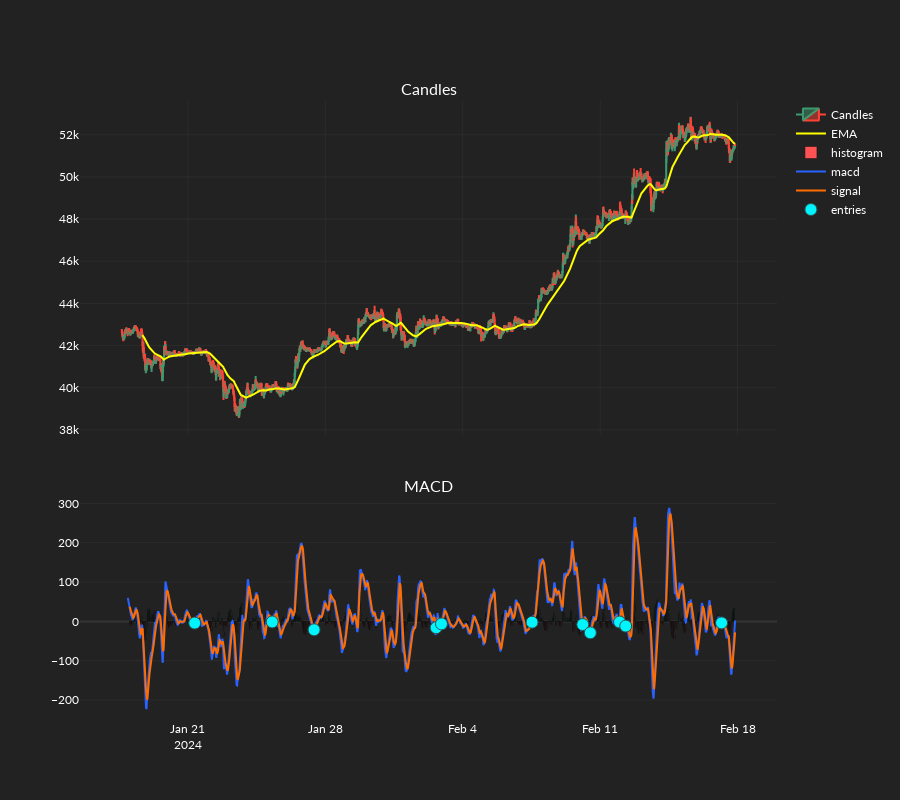
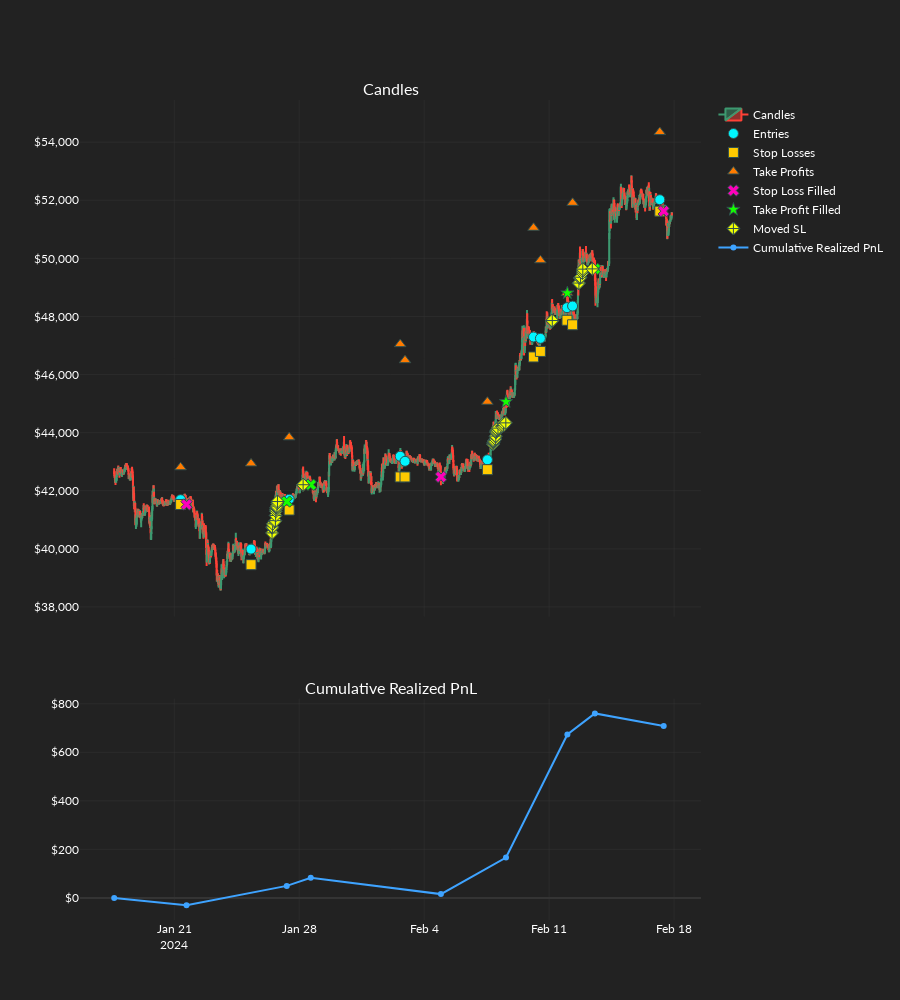

Write notebook code for charts like these, in order.
### Code cell
order_records_df = or_backtest(
    backtest_settings=backtest_settings,
    candles=candles,
    dos_arrays=dos_arrays,
    exchange_settings=exchange_settings,
    static_os=static_os,
    strategy=macd_strat,
    dos_index=7,
    ind_set_index=2,
    plot_results=True,
    logger_bool=True,
)

### Figure 1 — Plotly figure (JSON) as saved in the notebook; plotly's stock layout.template omitted (floating-point values rounded to 4 significant figures; data arrays with more than 128 entries replaced by an {"elided": "..."} marker saying what was removed)
{"data": [{"close": {"elided": "3000 float values"}, "high": {"elided": "3000 float values"}, "low": {"elided": "3000 float values"}, "name": "Candles", "open": {"elided": "3000 float values"}, "type": "candlestick", "x": {"elided": "3000 str values"}, "xaxis": "x", "yaxis": "y"}, {"line": {"color": "yellow"}, "name": "EMA", "type": "scatter", "x": {"elided": "3000 str values"}, "xaxis": "x", "y": {"elided": "3000 float values"}, "yaxis": "y"}, {"marker": {"color": {"elided": "3000 str values"}}, "name": "histogram", "type": "bar", "x": {"elided": "3000 str values"}, "xaxis": "x2", "y": {"elided": "3000 float values"}, "yaxis": "y2"}, {"line": {"color": "#2962FF"}, "name": "macd", "type": "scatter", "x": {"elided": "3000 str values"}, "xaxis": "x2", "y": {"elided": "3000 float values"}, "yaxis": "y2"}, {"line": {"color": "#FF6D00"}, "name": "signal", "type": "scatter", "x": {"elided": "3000 str values"}, "xaxis": "x2", "y": {"elided": "3000 float values"}, "yaxis": "y2"}, {"marker": {"color": "#00F6FF", "line": {"color": "DarkSlateGrey", "width": 1}, "size": 12, "symbol": "circle"}, "mode": "markers", "name": "entries", "type": "scatter", "x": {"elided": "3000 str values"}, "xaxis": "x2", "y": {"elided": "3000 float values"}, "yaxis": "y2"}], "layout": {"annotations": [{"font": {"size": 16}, "showarrow": false, "text": "Candles", "x": 0.5, "xanchor": "center", "xref": "paper", "y": 1, "yanchor": "bottom", "yref": "paper"}, {"font": {"size": 16}, "showarrow": false, "text": "MACD", "x": 0.5, "xanchor": "center", "xref": "paper", "y": 0.36, "yanchor": "bottom", "yref": "paper"}], "height": 800, "xaxis": {"anchor": "y", "domain": [0, 1], "matches": "x2", "rangeslider": {"visible": false}, "showticklabels": false}, "xaxis2": {"anchor": "y2", "domain": [0, 1]}, "yaxis": {"anchor": "x", "domain": [0.46, 1]}, "yaxis2": {"anchor": "x2", "domain": [0, 0.36]}}}

### Figure 2 — Plotly figure (JSON) as saved in the notebook; plotly's stock layout.template omitted (floating-point values rounded to 4 significant figures; data arrays with more than 128 entries replaced by an {"elided": "..."} marker saying what was removed)
{"data": [{"close": {"elided": "3000 float values"}, "high": {"elided": "3000 float values"}, "low": {"elided": "3000 float values"}, "name": "Candles", "open": {"elided": "3000 float values"}, "type": "candlestick", "x": {"elided": "3000 str values"}, "xaxis": "x", "yaxis": "y"}, {"marker": {"color": "#00F6FF", "line": {"color": "DarkSlateGrey", "width": 1}, "size": 10, "symbol": "circle"}, "mode": "markers", "name": "Entries", "type": "scatter", "x": ["2024-01-21T08:30:00", "2024-01-25T07:15:00", "2024-01-27T10:30:00", "2024-02-02T15:45:00", "2024-02-02T22:15:00", "2024-02-07T13:00:00", "2024-02-10T03:00:00", "2024-02-10T12:15:00", "2024-02-12T00:00:00", "2024-02-12T07:30:00", "2024-02-17T04:45:00"], "xaxis": "x", "y": [41690.0, 39990.0, 41705, 43190.0, 43010.0, 43065, 47290.0, 47250.0, 48303, 48360.0, 52019], "yaxis": "y"}, {"marker": {"color": "#FFCA00", "line": {"color": "DarkSlateGrey", "width": 1}, "size": 10, "symbol": "square"}, "mode": "markers", "name": "Stop Losses", "type": "scatter", "x": ["2024-01-21T08:30:00", "2024-01-25T07:15:00", "2024-01-27T10:30:00", "2024-02-02T15:45:00", "2024-02-02T22:15:00", "2024-02-07T13:00:00", "2024-02-10T03:00:00", "2024-02-10T12:15:00", "2024-02-12T00:00:00", "2024-02-12T07:30:00", "2024-02-17T04:45:00"], "xaxis": "x", "y": [41530.0, 39450.0, 41340.0, 42475, 42475, 42720.0, 46610.0, 46800.0, 47870.0, 47710.0, 51630.0], "yaxis": "y"}, {"marker": {"color": "#FF7B00", "line": {"color": "DarkSlateGrey", "width": 1}, "size": 10, "symbol": "triangle-up"}, "mode": "markers", "name": "Take Profits", "type": "scatter", "x": ["2024-01-21T08:30:00", "2024-01-25T07:15:00", "2024-01-27T10:30:00", "2024-02-02T15:45:00", "2024-02-02T22:15:00", "2024-02-07T13:00:00", "2024-02-10T03:00:00", "2024-02-10T12:15:00", "2024-02-12T00:00:00", "2024-02-12T07:30:00", "2024-02-17T04:45:00"], "xaxis": "x", "y": [42810.0, 42940.0, 43840.0, 47050.0, 46493, 45060.0, 51050.0, 49930.0, 48810.0, 51910.0, 54350.0], "yaxis": "y"}, {"marker": {"color": ["#FF00BB", "#14FF00", "#14FF00", "#FF00BB", "#14FF00", "#FF00BB"], "line": {"color": "DarkSlateGrey", "width": 1}, "size": 10, "symbol": "x"}, "mode": "markers", "name": "Stop Loss Filled", "type": "scatter", "x": ["2024-01-21T16:30:00", "2024-01-27T07:15:00", "2024-01-28T15:30:00", "2024-02-04T22:30:00", "2024-02-13T13:30:00", "2024-02-17T10:00:00"], "xaxis": "x", "y": [41530.0, 41630.0, 42210.0, 42475, 49640.0, 51630.0], "yaxis": "y"}, {"marker": {"color": "#14FF00", "line": {"color": "DarkSlateGrey", "width": 1}, "size": 10, "symbol": "star"}, "mode": "markers", "name": "Take Profit Filled", "type": "scatter", "x": ["2024-02-08T14:00:00", "2024-02-12T00:30:00"], "xaxis": "x", "y": [45060.0, 48810.0], "yaxis": "y"}, {"marker": {"color": "#F1FF00", "line": {"color": "DarkSlateGrey", "width": 1}, "size": 10, "symbol": "diamond-cross"}, "mode": "markers", "name": "Moved SL", "type": "scatter", "x": ["2024-01-26T11:30:00", "2024-01-26T11:45:00", "2024-01-26T12:00:00", "2024-01-26T12:15:00", "2024-01-26T15:00:00", "2024-01-26T16:00:00", "2024-01-26T16:15:00", "2024-01-26T16:30:00", "2024-01-26T16:45:00", "2024-01-26T17:00:00", "2024-01-26T17:45:00", "2024-01-26T18:00:00", "2024-01-26T18:30:00", "2024-01-26T18:45:00", "2024-01-28T05:00:00", "2024-01-28T05:15:00", "2024-02-07T20:30:00", "2024-02-07T20:45:00", "2024-02-07T21:00:00", "2024-02-07T21:15:00", "2024-02-07T21:30:00", "2024-02-07T22:15:00", "2024-02-07T23:45:00", "2024-02-08T00:00:00", "2024-02-08T00:15:00", "2024-02-08T00:30:00", "2024-02-08T00:45:00", "2024-02-08T01:00:00", "2024-02-08T02:00:00", "2024-02-08T03:00:00", "2024-02-08T03:15:00", "2024-02-08T08:45:00", "2024-02-08T10:30:00", "2024-02-08T10:45:00", "2024-02-08T13:45:00", "2024-02-11T04:00:00", "2024-02-11T04:15:00", "2024-02-12T15:45:00", "2024-02-12T16:00:00", "2024-02-12T17:15:00", "2024-02-12T17:45:00", "2024-02-12T18:15:00", "2024-02-12T20:45:00", "2024-02-12T21:00:00", "2024-02-12T21:15:00", "2024-02-13T10:00:00"], "xaxis": "x", "y": [40550.0, 40730.0, 40760.0, 40860.0, 40940.0, 40970.0, 41150.0, 41290.0, 41360.0, 41420.0, 41430.0, 41470.0, 41570.0, 41630.0, 42200.0, 42210.0, 43590.0, 43610.0, 43660.0, 43670.0, 43710, 43730.0, 43780.0, 43870.0, 43880.0, 44010.0, 44040.0, 44080.0, 44100.0, 44150.0, 44160.0, 44220.0, 44240.0, 44320.0, 44340.0, 47850.0, 47860.0, 49140.0, 49150.0, 49320.0, 49350.0, 49350.0, 49500.0, 49570.0, 49627, 49640.0], "yaxis": "y"}, {"line": {"color": "#3EA3FF"}, "name": "Cumulative Realized PnL", "type": "scatter", "x": ["2024-01-17T15:15:00", "2024-01-21T16:30:00", "2024-01-27T07:15:00", "2024-01-28T15:30:00", "2024-02-04T22:30:00", "2024-02-08T14:00:00", "2024-02-12T00:30:00", "2024-02-13T13:30:00", "2024-02-17T10:00:00"], "xaxis": "x2", "y": [0, -29.97, 49.48, 82.88, 15.62, 166.4, 673.5, 760.1, 708.2], "yaxis": "y2"}], "layout": {"annotations": [{"font": {"size": 16}, "showarrow": false, "text": "Candles", "x": 0.5, "xanchor": "center", "xref": "paper", "y": 1, "yanchor": "bottom", "yref": "paper"}, {"font": {"size": 16}, "showarrow": false, "text": "Cumulative Realized PnL", "x": 0.5, "xanchor": "center", "xref": "paper", "y": 0.27, "yanchor": "bottom", "yref": "paper"}], "height": 1000, "xaxis": {"anchor": "y", "domain": [0, 1], "matches": "x2", "rangeslider": {"visible": false}, "showticklabels": false}, "xaxis2": {"anchor": "y2", "domain": [0, 1]}, "yaxis": {"anchor": "x", "domain": [0.37, 1], "tickformat": "$,"}, "yaxis2": {"anchor": "x2", "domain": [0, 0.27], "tickformat": "$,"}}}
